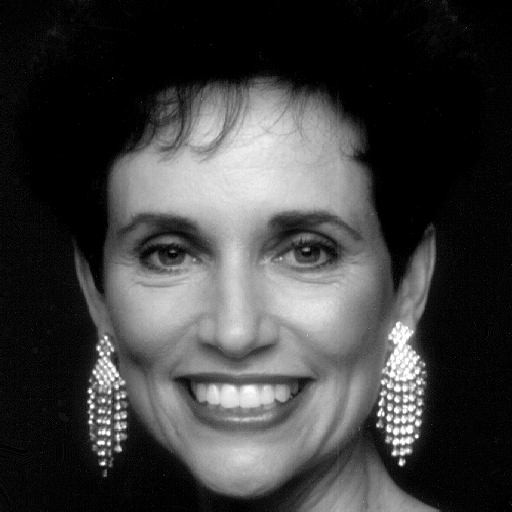
#> input picture Immagini/volto.tif, 512 x 512 px, found by its file name
$ python Es_1_1_2.py
#> lines starting #> are read from the running program, lines starting #| are printed output that depends on the picture
### Librerie/mylib.py
# -*- coding: utf-8 -*-
"""
Created on Fri Mar 14 19:36:55 2025

@author: david
"""

import numpy as np # importa Numpy
import matplotlib.pyplot as plt # importa Matplotlib
import scipy.ndimage as ndi # importa Scipy per le immagini
import skimage.io as io # importa il modulo Input/Output di SK-Image
from skimage.exposure import equalize_hist
from skimage.transform import rescale
from skimage.transform import warp, rotate

def leggiJpeg(nomefile):
    x = io.imread(nomefile)
    return x;
    # plt.figure()
    # plt.imshow(x, clim=[0,255], cmap='gray')

def showImage(x, label): #mostra immagine con parametri None e Gray
    plt.figure()
    plt.imshow(x, clim=None, cmap='gray')
    plt.title(label)

# [40 lines left out: functions showHist, vediRAW, fshs, glob_equaliz, loc_equaliz, not called in this run]

def deforma(x,c,d):
    x= x[::c, ::d]
    return x

# [10 lines left out: function ruota, not called in this run]

def rgb2cmy(x): #cmy sono le complementari di rgb
    y = 1.0 - x
    return y

# [10 lines left out: function rgb2cmyk, not called in this run]

def cmy2rgb(x):
    return 1-x

### Ex4/Es_1_1_2.py
# -*- coding: utf-8 -*-
"""
Created on Tue Apr  1 11:46:37 2025

@author: DavideDiMatteo
"""
import sys
sys.path.append("../Librerie")
import numpy as np # importa Numpy
import matplotlib.pyplot as plt # importa Matplotlib
import scipy.ndimage as ndi # importa Scipy per le immagini
import skimage.io as io # importa il modulo Input/Output di SK-Image
import scipy.ndimage as ndi
import mylib as ml


# Spettro di fase. Per comprendere l’importanza dello spettro di fase provate a realizzare il seguente
# esperimento. Considerate l’immagine volto.tif e dopo averne calcolato e visualizzato spettro di ampiezza
# e di fase, ricostruite l’immagine con la sola informazione di ampiezza e poi solo con quella di fase e
# confrontate le due immagini.


x = np.float64( io.imread('../immagini/volto.tif'))
#> x: shape (512, 512) float64; min 0, max 255, mean 62.2
ml.showImage(x, 'input')

X = np.fft.fftshift(np.fft.fft2(x))

plt.figure();
plt.imshow( np.log(1+np.abs(X)), clim=None, cmap='gray', extent=(-0.5,+0.5,+0.5,-0.5));
plt.title('modulo - spettro')

plt.figure();

plt.imshow( (np.angle(X)), clim=None, cmap='gray', extent=(-0.5,+0.5,+0.5,-0.5));
plt.title('modulo - fase')


X1 = np.abs(X) #cancello fase
X2 = np.exp(1j*np.angle(X)) #cancello ampiezza

y1 = np.real(np.fft.ifft2(np.fft.ifftshift(X1))) #la parte imm non ci dovrebbe stare ma faccio cast a real per sicurezza
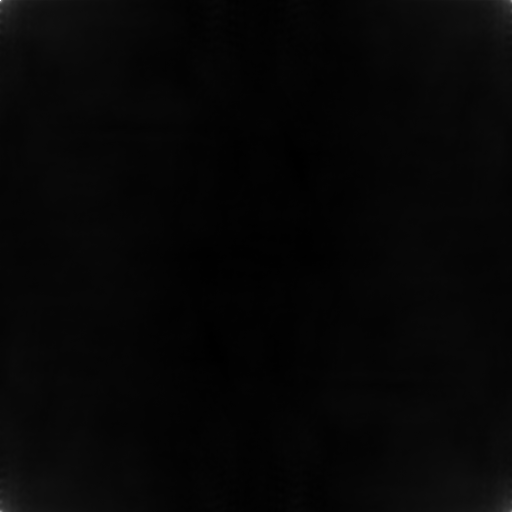
#> y1: shape (512, 512) float64; min -58.22, max 4611.8, mean 62.2; drawn with min black and max white
y2 = np.real(np.fft.ifft2(np.fft.ifftshift(X2)))
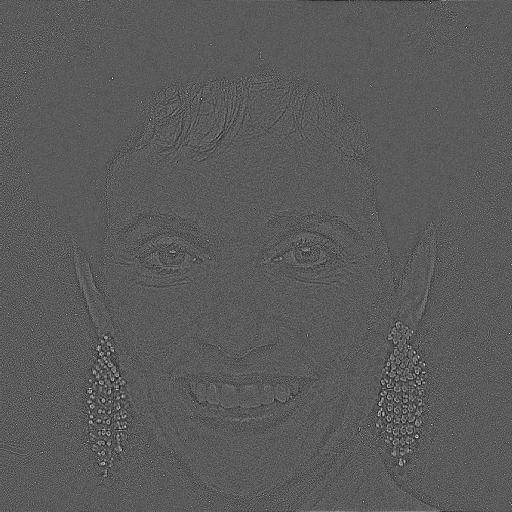
#> y2: shape (512, 512) float64; min -0.0158, max 0.0288, mean 3.81e-06; drawn with min black and max white

ml.showImage((y1-np.min(y1))**0.1, 'ricostruzione da modulo')
ml.showImage(y2, 'ricostruzione da fase')
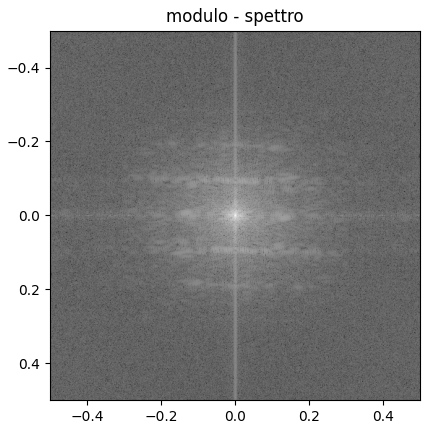
#> figure drawn by matplotlib, 1 panel
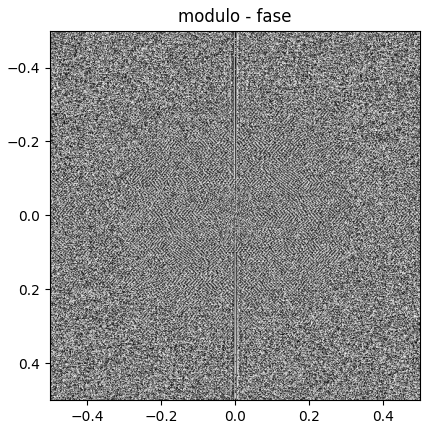
#> figure drawn by matplotlib, 1 panel
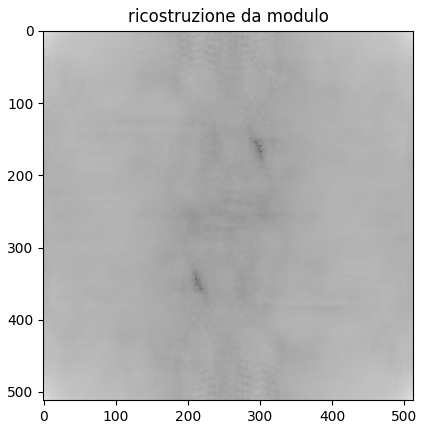
#> figure drawn by matplotlib, 1 panel

$ run again, with Immagini/Washington_red.tif copied over Immagini/volto.tif
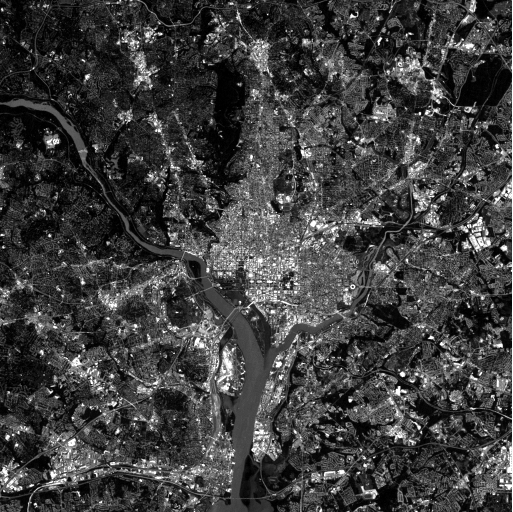
#> input picture Immagini/Washington_red.tif, 1026 x 1024 px, found by its file name (shown at 1/2 size)
#> `y2 = np.real(np.fft.ifft2(np.fft.ifftshift(X2)))`:
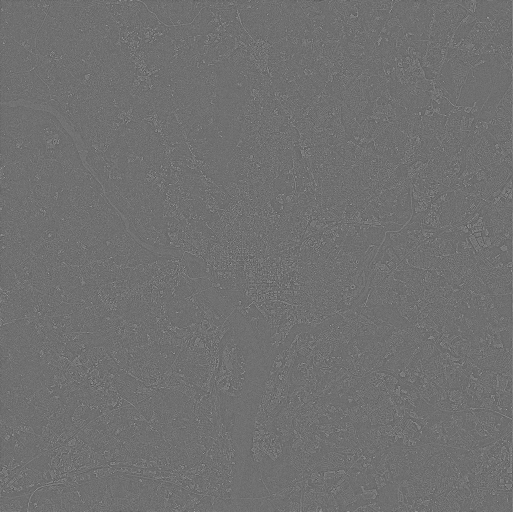
#> y2: shape (1024, 1026) float64 (shown at 1/2 size); min -0.00828, max 0.0105, mean 9.52e-07; drawn with min black and max white
#> `ml.showImage(y2, 'ricostruzione da fase')`:
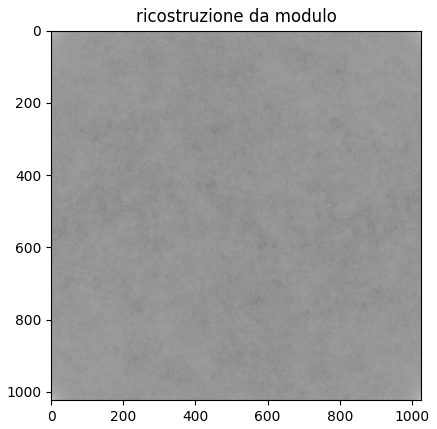
#> figure drawn by matplotlib, 1 panel
